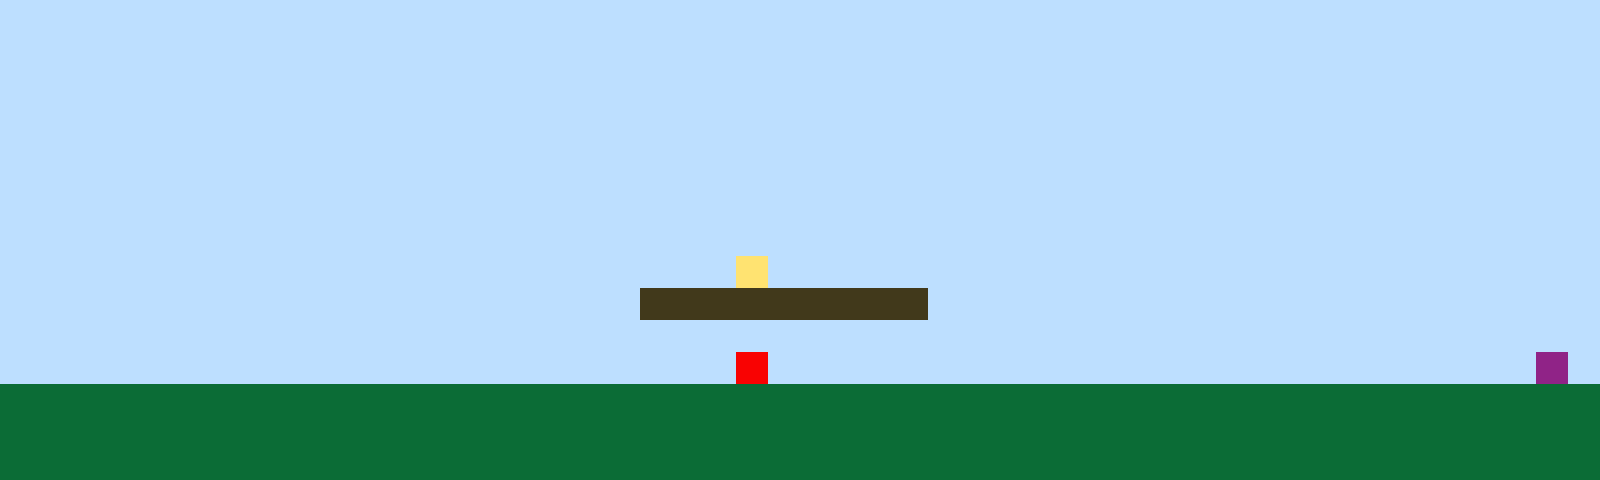

A level layout from a 2D game, rendered from its tile map. Below: a short description, then the map file with its tile-grid data intact:
An orthogonal 50x15 tile map with 32x32 px tiles, 1 tile layer (Tile Layer 1).

<map version="1.10" tiledversion="1.11.2" orientation="orthogonal" renderorder="right-up" width="50" height="15" tilewidth="32" tileheight="32" infinite="0" nextlayerid="2" nextobjectid="1"><editorsettings><export target="map1.csv" format="csv" /></editorsettings><tileset firstgid="1" name="sprites" tilewidth="32" tileheight="32" tilecount="6" columns="3"><image source="sprites.png" width="96" height="64" /></tileset><layer id="1" name="Tile Layer 1" width="50" height="15"><data encoding="csv">1,1,1,1,1,1,1,1,1,1,1,1,1,1,1,1,1,1,1,1,1,1,1,1,1,1,1,1,1,1,1,1,1,1,1,1,1,1,1,1,1,1,1,1,1,1,1,1,1,1,1,1,1,1,1,1,1,1,1,1,1,1,1,1,1,1,1,1,1,1,1,1,1,1,1,1,1,1,1,1,1,1,1,1,1,1,1,1,1,1,1,1,1,1,1,1,1,1,1,1,1,1,1,1,1,1,1,1,1,1,1,1,1,1,1,1,1,1,1,1,1,1,1,1,1,1,1,1,1,1,1,1,1,1,1,1,1,1,1,1,1,1,1,1,1,1,1,1,1,1,1,1,1,1,1,1,1,1,1,1,1,1,1,1,1,1,1,1,1,1,1,1,1,1,1,1,1,1,1,1,1,1,1,1,1,1,1,1,1,1,1,1,1,1,1,1,1,1,1,1,1,1,1,1,1,1,1,1,1,1,1,1,1,1,1,1,1,1,1,1,1,1,1,1,1,1,1,1,1,1,1,1,1,1,1,1,1,1,1,1,1,1,1,1,1,1,1,1,1,1,1,1,1,1,1,1,1,1,1,1,1,1,1,1,1,1,1,1,1,1,1,1,1,1,1,1,1,1,1,1,1,1,1,1,1,1,1,1,1,1,1,1,1,1,1,1,1,1,1,1,1,1,1,1,1,1,1,1,1,1,1,1,1,1,1,1,1,1,1,1,1,1,1,1,1,1,1,1,1,1,1,1,1,1,1,1,1,1,1,1,1,1,1,1,1,1,1,1,1,1,1,1,1,1,1,1,1,1,1,1,1,1,1,1,1,1,1,1,1,1,1,1,1,1,1,1,1,1,1,1,1,1,1,1,1,1,1,1,1,1,1,1,1,1,1,1,1,1,1,1,1,1,1,1,1,1,1,1,1,1,1,1,1,1,1,1,1,1,1,1,1,1,1,4,1,1,1,1,1,1,1,1,1,1,1,1,1,1,1,1,1,1,1,1,1,1,1,1,1,1,1,1,1,1,1,1,1,1,1,1,1,1,1,1,1,1,1,1,1,1,3,3,3,3,3,3,3,3,3,1,1,1,1,1,1,1,1,1,1,1,1,1,1,1,1,1,1,1,1,1,1,1,1,1,1,1,1,1,1,1,1,1,1,1,1,1,1,1,1,1,1,1,1,1,1,1,1,1,1,1,1,1,1,1,1,1,1,1,1,1,1,1,1,1,1,1,1,1,1,1,1,1,1,1,1,1,1,1,1,1,1,1,1,1,1,1,1,1,1,1,1,1,1,5,1,1,1,1,1,1,1,1,1,1,1,1,1,1,1,1,1,1,1,1,1,1,1,1,6,1,2,2,2,2,2,2,2,2,2,2,2,2,2,2,2,2,2,2,2,2,2,2,2,2,2,2,2,2,2,2,2,2,2,2,2,2,2,2,2,2,2,2,2,2,2,2,2,2,2,2,2,2,2,2,2,2,2,2,2,2,2,2,2,2,2,2,2,2,2,2,2,2,2,2,2,2,2,2,2,2,2,2,2,2,2,2,2,2,2,2,2,2,2,2,2,2,2,2,2,2,2,2,2,2,2,2,2,2,2,2,2,2,2,2,2,2,2,2,2,2,2,2,2,2,2,2,2,2,2,2,2,2,2,2,2,2,2,2,2,2,2,2,2,2,2,2,2,2,2,2</data></layer></map>
